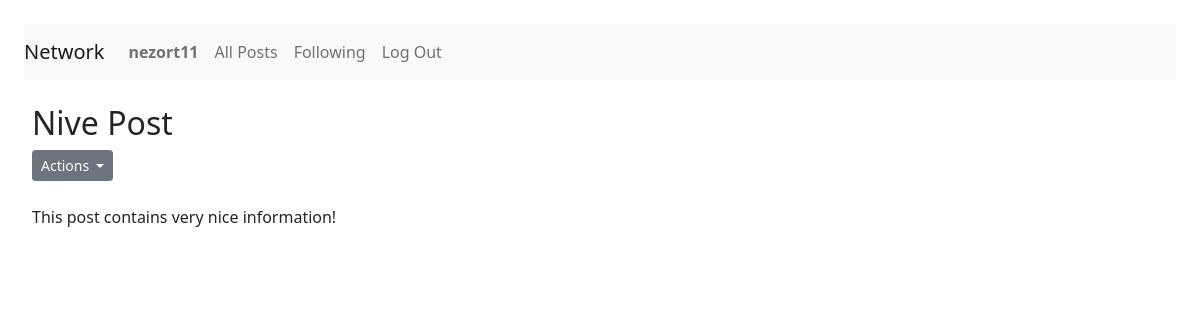
The page /posts/nive-post/ (signed in) on the database its author committed.
### users/models.py (models this page shows, shortened)
class CustomUser(AbstractUser):
    followers = models.ManyToManyField("self", related_name="following")

### network/models.py (models this page shows, shortened)
class Post(models.Model):
    poster = models.ForeignKey("users.CustomUser", verbose_name=_(
        "Post author"), on_delete=models.CASCADE, related_name='posts')
    title = models.CharField(_("Post title"), max_length=50)
    body = models.TextField(_("Post content body"))
    slug = models.SlugField(_("Post slug from title"), null=False, unique=True)
    date_created = models.DateField(
        _("Post creation date"), default=now)
    likers = models.ManyToManyField(
        "users.CustomUser",
        verbose_name=_("Post likers"),
        help_text=_("Users who liked this post"),
        related_name='likes'
    )
    def likes(self):
        """Return number of likes under the post."""
        return self.likers.count()

### network/views.py (the view)
# urls.py: path('posts/<slug:slug>/', PostDetailView.as_view(), name='post'),
class PostDetailView(DetailView):
    model = Post
    template_name = "network/post.html"
    context_object_name = 'post'

### network/templates/network/post.html (shortened to what this page needs)
{% extends 'network/layout.html' %}
{% block body %}
    <h2 id="title">{{ post.title }}</h2>
    <div class="dropdown mb-4">
        <button id="menu-button" class="btn btn-secondary btn-sm dropdown-toggle" type="button" id="dropdownMenuButton1" data-bs-toggle="dropdown" aria-expanded="false">
            Actions
        </button>
    </div>
    <p id="post-body">{{ post.body }}</p>
{% endblock body %}

### network/templates/network/layout.html (shortened to what this page needs)
{% load static %}
<!DOCTYPE html>
<html lang="en">
    <head>
        <link href="https://cdn.jsdelivr.net/npm/bootstrap@5.1.0/dist/css/bootstrap.min.css" rel="stylesheet">
        <link rel="stylesheet" href="https://cdn.jsdelivr.net/npm/bootstrap-icons@1.5.0/font/bootstrap-icons.css">
        <link rel="stylesheet" type="text/css" href="{% static 'network/styles.css' %}?{% now "U" %}">
    </head>
    <body class="p-4">
        <nav class="navbar navbar-expand-lg navbar-light bg-light">
            <a class="navbar-brand" href="{% url 'index' %}">Network</a>
            <div>
                <ul class="navbar-nav mr-auto">
                    {% if user.is_authenticated %}
                    <li class="nav-item">
                        <a class="nav-link" href="{% url 'profile' user.username %}"><strong>{{ user.username }}</strong></a>
                    </li>
                    {% endif %}
                    <li class="nav-item">
                        <a class="nav-link" href="{% url 'posts' %}">All Posts</a>
                    </li>
                    {% if user.is_authenticated %}
                    <li class="nav-item">
                        <a class="nav-link" href="#">Following</a>
                    </li>
                    <li class="nav-item">
                        <a class="nav-link" href="{% url 'logout' %}">Log Out</a>
                    </li>
                {% endif %}
                </ul>
            </div>
        </nav>
        <div id="body" class="body pt-4 px-2">
            {% block body %}
            {% endblock %}
        </div>
    </body>
</html>

### rows shown on the page
CustomUser: username "nezort11"
Post: title "Nive Post", body "This post contains very nice information!"
